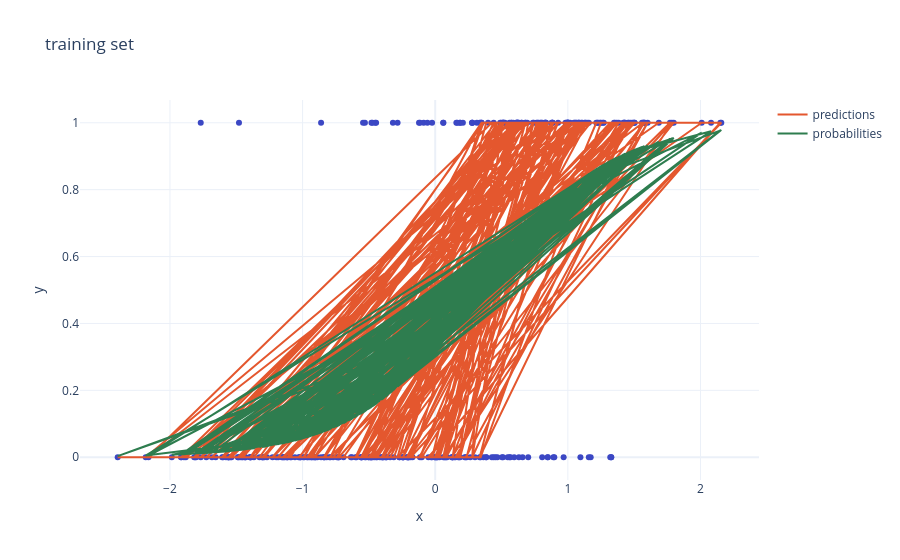

Notebook code cell kept with this figure:
### Code cell
# Visualize the model
# Visualize predictions on training Set
fig = px.scatter(x = X_train.flatten().tolist(), y = Y_train, title = "training set")
fig.add_trace(go.Scatter(x = X_train.flatten().tolist(), y = Y_train_pred, name = "predictions"))
fig.add_trace(go.Scatter(x = X_train.flatten().tolist(), y = Y_train_proba[:,1], name = "probabilities"))
fig.show()

### Figure 1 — Plotly figure (JSON) as saved in the notebook; plotly's stock layout.template omitted (floating-point values rounded to 4 significant figures; data arrays with more than 128 entries replaced by an {"elided": "..."} marker saying what was removed)
{"data": [{"hovertemplate": "x=%{x}<br>y=%{y}<extra></extra>", "legendgroup": "", "marker": {"color": "#3B47C4", "symbol": "circle"}, "mode": "markers", "name": "", "orientation": "v", "showlegend": false, "type": "scatter", "x": {"elided": "320 float values"}, "xaxis": "x", "y": {"elided": "320 int values"}, "yaxis": "y"}, {"name": "predictions", "type": "scatter", "x": {"elided": "320 float values"}, "y": {"elided": "320 int values"}}, {"name": "probabilities", "type": "scatter", "x": {"elided": "320 float values"}, "y": {"elided": "320 float values"}}], "layout": {"legend": {"tracegroupgap": 0}, "title": {"text": "training set"}, "xaxis": {"anchor": "y", "domain": [0.0, 1.0], "title": {"text": "x"}}, "yaxis": {"anchor": "x", "domain": [0.0, 1.0], "title": {"text": "y"}}}}
